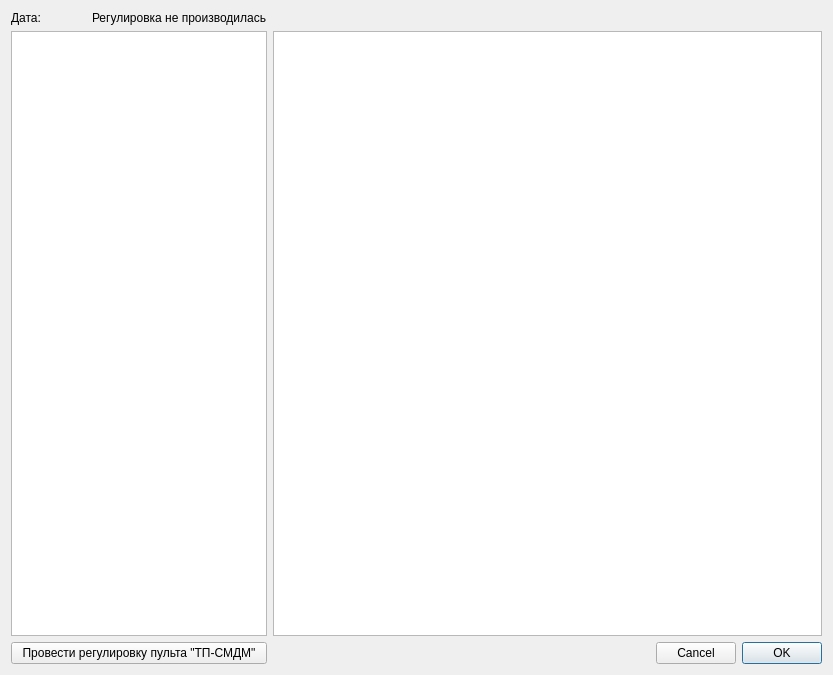
<?xml version="1.0" encoding="UTF-8"?>
<ui version="4.0">
 <class>Regylirovka</class>
 <widget class="QDialog" name="Regylirovka">
  <property name="geometry">
   <rect>
    <x>0</x>
    <y>0</y>
    <width>833</width>
    <height>675</height>
   </rect>
  </property>
  <property name="windowTitle">
   <string>Dialog</string>
  </property>
  <layout class="QGridLayout" name="gridLayout">
   <item row="0" column="0">
    <layout class="QHBoxLayout" name="horizontalLayout_2">
     <item>
      <widget class="QLabel" name="lable_1">
       <property name="text">
        <string>Дата:</string>
       </property>
      </widget>
     </item>
     <item>
      <widget class="QLabel" name="label_Data_2">
       <property name="text">
        <string>Регулировка не производилась</string>
       </property>
      </widget>
     </item>
    </layout>
   </item>
   <item row="1" column="0">
    <widget class="QTextEdit" name="textEdit_AB">
     <property name="sizePolicy">
      <sizepolicy hsizetype="Fixed" vsizetype="Expanding">
       <horstretch>0</horstretch>
       <verstretch>0</verstretch>
      </sizepolicy>
     </property>
    </widget>
   </item>
   <item row="1" column="1">
    <widget class="QTableWidget" name="Table_AB"/>
   </item>
   <item row="2" column="0">
    <widget class="QPushButton" name="pushButton_StartRegylirovka">
     <property name="text">
      <string>Провести регулировку пульта &quot;ТП-СМДМ&quot;</string>
     </property>
    </widget>
   </item>
   <item row="2" column="1">
    <widget class="QDialogButtonBox" name="buttonBox_2">
     <property name="sizePolicy">
      <sizepolicy hsizetype="Fixed" vsizetype="Fixed">
       <horstretch>0</horstretch>
       <verstretch>0</verstretch>
      </sizepolicy>
     </property>
     <property name="layoutDirection">
      <enum>Qt::RightToLeft</enum>
     </property>
     <property name="orientation">
      <enum>Qt::Horizontal</enum>
     </property>
     <property name="standardButtons">
      <set>QDialogButtonBox::Cancel|QDialogButtonBox::Ok</set>
     </property>
    </widget>
   </item>
  </layout>
 </widget>
 <resources/>
 <connections/>
</ui>
